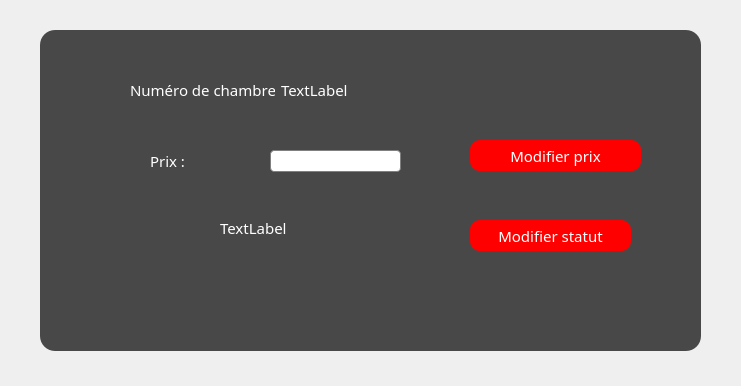
<?xml version="1.0" encoding="UTF-8"?>
<ui version="4.0">
 <class>ModifChambre</class>
 <widget class="QDialog" name="ModifChambre">
  <property name="geometry">
   <rect>
    <x>0</x>
    <y>0</y>
    <width>741</width>
    <height>386</height>
   </rect>
  </property>
  <property name="windowTitle">
   <string>Hotel</string>
  </property>
  <property name="windowIcon">
   <iconset resource="image.qrc">
    <normaloff>:/projetimages/projetimages/e.png</normaloff>:/projetimages/projetimages/e.png</iconset>
  </property>
  <property name="styleSheet">
   <string notr="true">
QLineEdit
{

    border: 1px solid gray;
    border-radius: 4px;
    padding: 1px 18px 1px 3px;
    min-width: 6em;
}
QDialog
{
			background-image: url(:/projetimages/projetimages/a.jpg);


}
*{
font-family:centry gothlic ;
font-size:15px;
}
QWidget#widget
{

	background:rgba(0,0,0,0.7);
border-radius:15px;
}


QPushButton
 {
     background-color: red;

     border-radius: 10px;

 }

#label{
color:white;
background:transparent;

}

#numchmc_txt
{
color:white;
background:transparent;

}


#statutchambre_txt{
color:white;
background:transparent;

}

#label_3{
color:white;
background:transparent;

}





QPushButton
{
color:white;

border-raduis:15px;
}
QPushButton:hover
{

	color:white;
border-radius:15px;
background:rgb(255, 85, 127);
}
</string>
  </property>
  <widget class="QWidget" name="widget" native="true">
   <property name="geometry">
    <rect>
     <x>40</x>
     <y>30</y>
     <width>661</width>
     <height>321</height>
    </rect>
   </property>
   <widget class="QPushButton" name="modfifierstatutchambre_btn">
    <property name="geometry">
     <rect>
      <x>430</x>
      <y>190</y>
      <width>161</width>
      <height>31</height>
     </rect>
    </property>
    <property name="text">
     <string>Modifier statut</string>
    </property>
   </widget>
   <widget class="QLabel" name="statutchambre_txt">
    <property name="geometry">
     <rect>
      <x>180</x>
      <y>190</y>
      <width>191</width>
      <height>16</height>
     </rect>
    </property>
    <property name="text">
     <string>TextLabel</string>
    </property>
   </widget>
   <widget class="QLineEdit" name="prixchambremc_txt">
    <property name="geometry">
     <rect>
      <x>230</x>
      <y>120</y>
      <width>131</width>
      <height>22</height>
     </rect>
    </property>
   </widget>
   <widget class="QWidget" name="layoutWidget">
    <property name="geometry">
     <rect>
      <x>90</x>
      <y>50</y>
      <width>218</width>
      <height>20</height>
     </rect>
    </property>
    <layout class="QHBoxLayout" name="horizontalLayout">
     <item>
      <widget class="QLabel" name="label">
       <property name="text">
        <string>Numéro de chambre :</string>
       </property>
      </widget>
     </item>
     <item>
      <widget class="QLabel" name="numchmc_txt">
       <property name="text">
        <string>TextLabel</string>
       </property>
      </widget>
     </item>
    </layout>
   </widget>
   <widget class="QPushButton" name="modifierprixchambre_btn">
    <property name="geometry">
     <rect>
      <x>430</x>
      <y>110</y>
      <width>171</width>
      <height>31</height>
     </rect>
    </property>
    <property name="text">
     <string>Modifier prix</string>
    </property>
   </widget>
   <widget class="QLabel" name="label_3">
    <property name="geometry">
     <rect>
      <x>110</x>
      <y>120</y>
      <width>131</width>
      <height>21</height>
     </rect>
    </property>
    <property name="text">
     <string>Prix :</string>
    </property>
   </widget>
  </widget>
 </widget>
 <resources>
  <include location="image.qrc"/>
 </resources>
 <connections/>
</ui>
